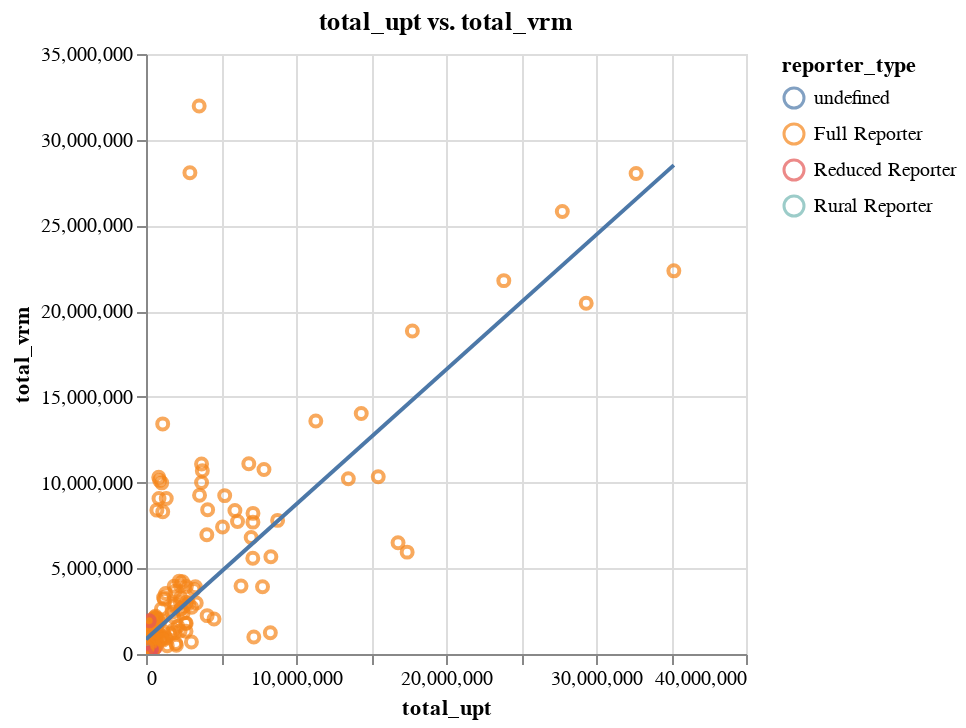

Here is the notebook cell this chart was saved with:
### Code cell
#Passengers per VRM

make_scatter(
    agg_metrics_no_outliers,
    "total_upt",
    "total_vrm",
    color = "reporter_type"
)

### Figure 1 — Vega-Lite specification as saved in the notebook (floating-point values rounded to 4 significant figures; data arrays with more than 128 entries replaced by an {"elided": "..."} marker saying what was removed)
{"config": {"view": {"continuousWidth": 300, "continuousHeight": 300}}, "layer": [{"mark": {"type": "point"}, "encoding": {"color": {"field": "reporter_type", "type": "nominal"}, "tooltip": [{"field": "total_upt", "type": "quantitative"}, {"field": "total_vrm", "type": "quantitative"}, {"field": "agency", "type": "nominal"}], "x": {"field": "total_upt", "type": "quantitative"}, "y": {"field": "total_vrm", "type": "quantitative"}}, "name": "view_5", "title": "total_upt vs. total_vrm"}, {"mark": {"type": "line"}, "encoding": {"color": {"field": "reporter_type", "type": "nominal"}, "tooltip": [{"field": "total_upt", "type": "quantitative"}, {"field": "total_vrm", "type": "quantitative"}, {"field": "agency", "type": "nominal"}], "x": {"field": "total_upt", "type": "quantitative"}, "y": {"field": "total_vrm", "type": "quantitative"}}, "title": "total_upt vs. total_vrm", "transform": [{"on": "total_upt", "regression": "total_vrm"}]}], "data": {"name": "data-37f63450d1e6173462a08b14ae7142fa"}, "params": [{"name": "param_9", "select": {"type": "interval", "encodings": ["x", "y"]}, "bind": "scales", "views": ["view_5"]}], "$schema": "https://vega.github.io/schema/vega-lite/v5.17.0.json", "datasets": {"data-37f63450d1e6173462a08b14ae7142fa": {"elided": "320 records"}}}
